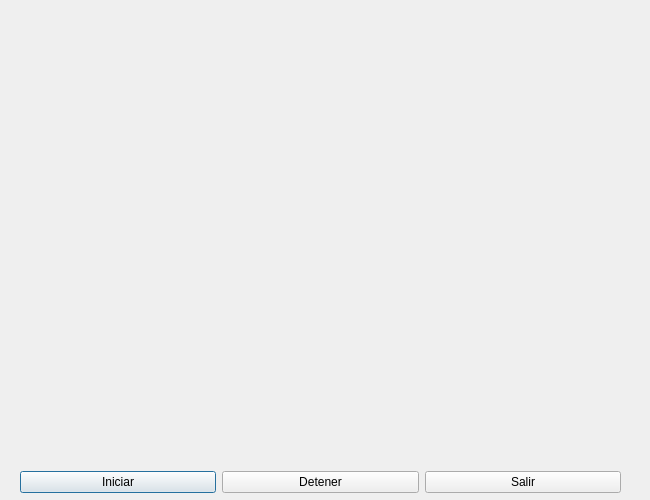
<?xml version="1.0" encoding="UTF-8"?>
<ui version="4.0">
 <class>Dialog</class>
 <widget class="QDialog" name="Dialog">
  <property name="geometry">
   <rect>
    <x>0</x>
    <y>0</y>
    <width>650</width>
    <height>500</height>
   </rect>
  </property>
  <property name="windowTitle">
   <string>Dialog</string>
  </property>
  <widget class="QWidget" name="layoutWidget">
   <property name="geometry">
    <rect>
     <x>20</x>
     <y>470</y>
     <width>601</width>
     <height>25</height>
    </rect>
   </property>
   <layout class="QHBoxLayout" name="horizontalLayout">
    <item>
     <widget class="QPushButton" name="pushButton">
      <property name="text">
       <string>Iniciar</string>
      </property>
     </widget>
    </item>
    <item>
     <widget class="QPushButton" name="pushButton_2">
      <property name="text">
       <string>Detener</string>
      </property>
     </widget>
    </item>
    <item>
     <widget class="QPushButton" name="pushButton_3">
      <property name="text">
       <string>Salir</string>
      </property>
     </widget>
    </item>
   </layout>
  </widget>
 </widget>
 <resources/>
 <connections/>
</ui>
